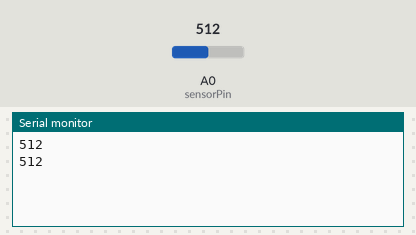
The sketch below on a simulated Arduino Uno, built with avr-gcc and run on an emulated ATmega328P. On the bench: the last lines printed to the serial monitor. The inputs (shaded band) are chosen by the test bench; at power-on: A0 (sensorPin) = 512.

Above: at 5.8 s.
5.9 s: A0 (sensorPin) set to 716
At 11.5 s:
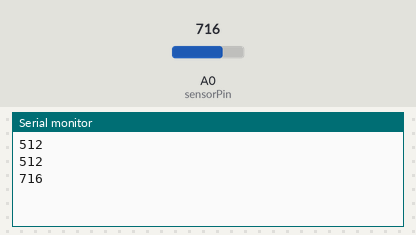
11.9 s: A0 (sensorPin) set to 900
At 16.5 s:
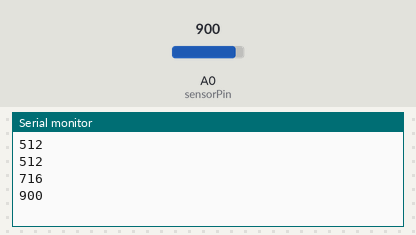
Timing chart, 0 to 18.0 s (numbered marks = the images above; inputs shaded):
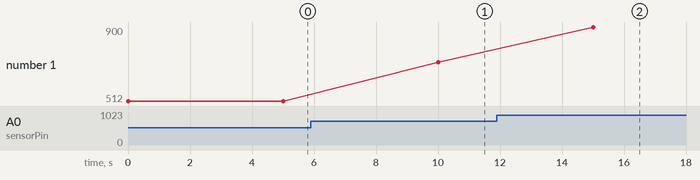

Measured:
- after the input at 5.9 s, the serial monitor: prints a new line after 4.1 s (image 1)
- after the input at 11.9 s, the serial monitor: prints a new line after 3.1 s (image 2)
- plotted number 1: 512 → 716 after the input at 5.9 s, 716 → 900 after the input at 11.9 s

The sketch:

script.ino
```cpp
// Código não foi feito por mim
const int sensorPin = A0; // Pino analógico conectado ao sensor MQ3
int sensorValue; // Variável para armazenar o valor lido do sensor

void setup() {
  Serial.begin(115200); // Inicializa a comunicação serial com a velocidade de 9600 bps
}

void loop() {
  sensorValue = analogRead(sensorPin); // Lê o valor do sensor
  Serial.println(sensorValue); // Envia o valor lido pela porta serial
  delay(5000); // Aguarda 1 segundo antes de ler o sensor novamente
}
```
